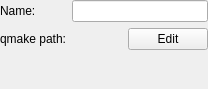
<?xml version="1.0" encoding="UTF-8"?>
<ui version="4.0">
 <class>QtSupport::Internal::QtVersionInfo</class>
 <widget class="QWidget" name="QtSupport::Internal::QtVersionInfo">
  <property name="geometry">
   <rect>
    <x>0</x>
    <y>0</y>
    <width>208</width>
    <height>89</height>
   </rect>
  </property>
  <layout class="QFormLayout" name="formLayout">
   <property name="fieldGrowthPolicy">
    <enum>QFormLayout::ExpandingFieldsGrow</enum>
   </property>
   <property name="leftMargin">
    <number>0</number>
   </property>
   <property name="topMargin">
    <number>0</number>
   </property>
   <property name="rightMargin">
    <number>0</number>
   </property>
   <property name="bottomMargin">
    <number>0</number>
   </property>
   <item row="0" column="0">
    <widget class="QLabel" name="versionNameLabel">
     <property name="text">
      <string>Name:</string>
     </property>
    </widget>
   </item>
   <item row="0" column="1">
    <widget class="QLineEdit" name="nameEdit"/>
   </item>
   <item row="1" column="0">
    <widget class="QLabel" name="pathLabel">
     <property name="text">
      <string>qmake path:</string>
     </property>
    </widget>
   </item>
   <item row="1" column="1">
    <layout class="QHBoxLayout" name="horizontalLayout">
     <item>
      <widget class="QLabel" name="qmakePath">
       <property name="sizePolicy">
        <sizepolicy hsizetype="Expanding" vsizetype="Preferred">
         <horstretch>0</horstretch>
         <verstretch>0</verstretch>
        </sizepolicy>
       </property>
       <property name="text">
        <string/>
       </property>
       <property name="textInteractionFlags">
        <set>Qt::LinksAccessibleByMouse|Qt::TextSelectableByMouse</set>
       </property>
      </widget>
     </item>
     <item>
      <widget class="QPushButton" name="editPathPushButton">
       <property name="text">
        <string>Edit</string>
       </property>
      </widget>
     </item>
    </layout>
   </item>
   <item row="2" column="0" colspan="2">
    <widget class="QLabel" name="errorLabel">
     <property name="text">
      <string/>
     </property>
    </widget>
   </item>
  </layout>
 </widget>
 <resources/>
 <connections/>
</ui>
